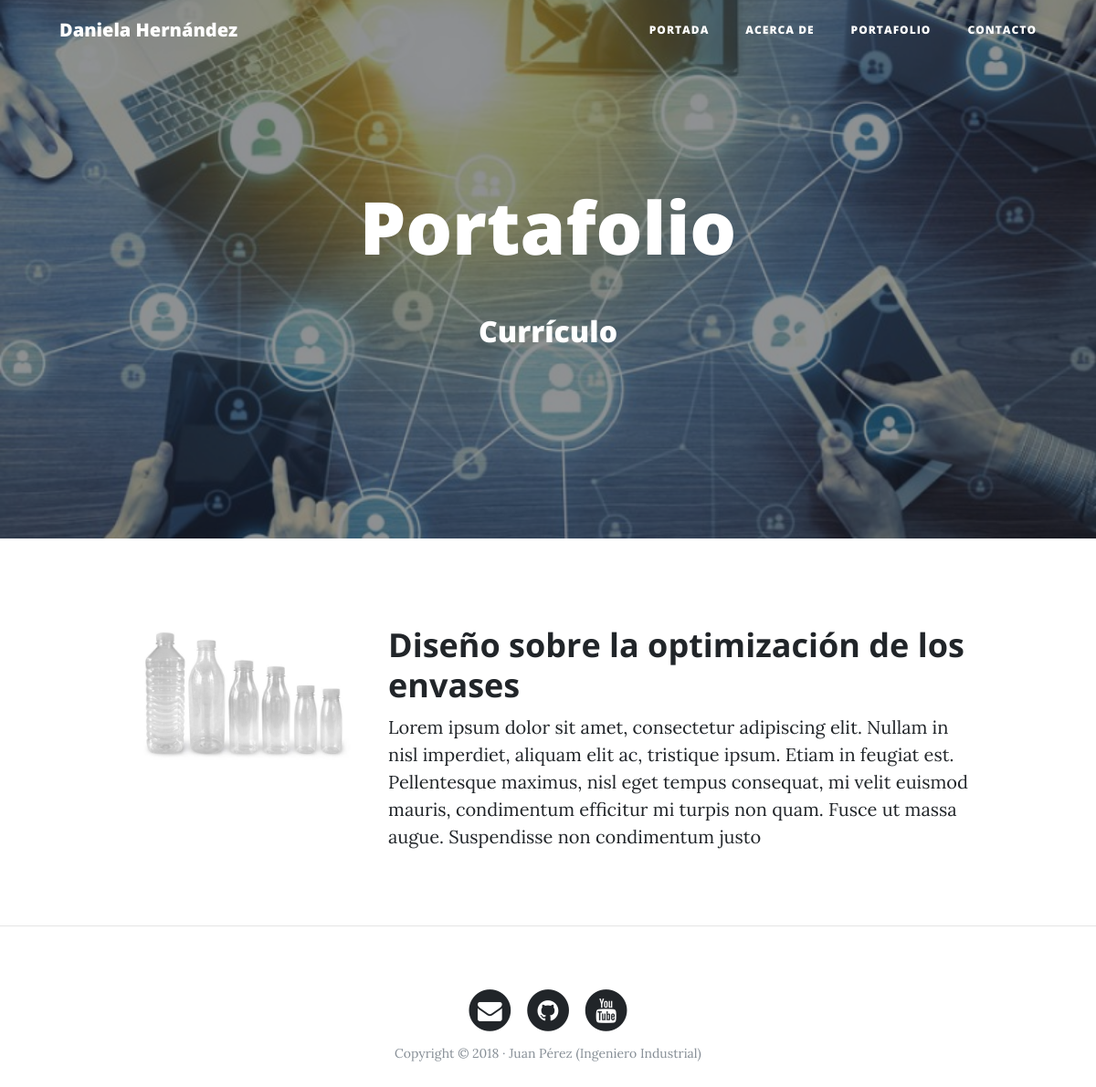
Page /portfolio/ on the earlier database version.
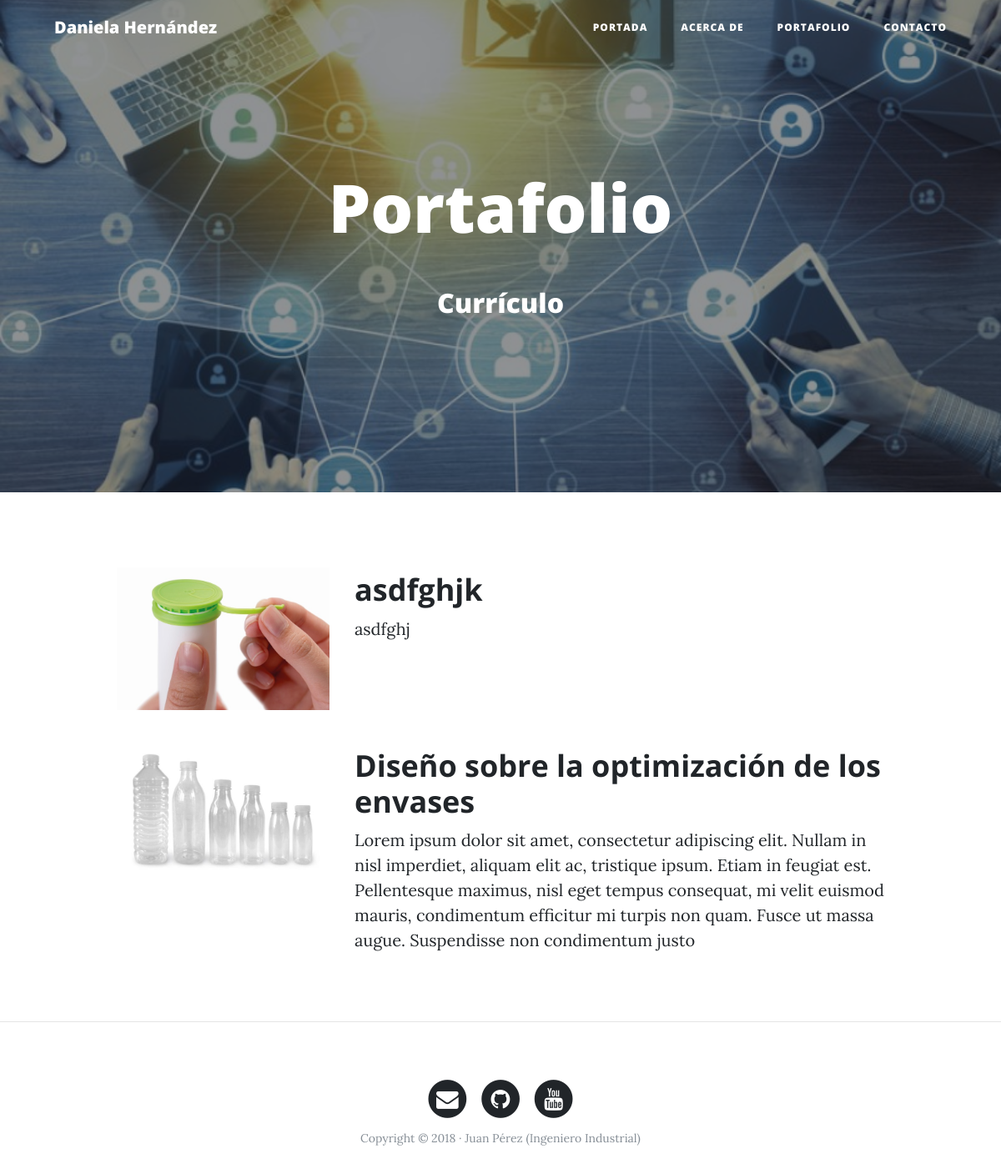
Same page on the later database version.
### portfolio/models.py (models this page shows, shortened)
class Project(models.Model):
    title = models.CharField(max_length=200, verbose_name="Título")
    description = models.TextField(verbose_name="Descripción")
    image = models.ImageField(verbose_name="Imagen", upload_to="projects")
    link = models.URLField(verbose_name="Dirección web", null=True, blank=True)
    created = models.DateTimeField(auto_now_add=True, verbose_name="Fecha de Creación")
    updated = models.DateTimeField(auto_now=True, verbose_name="Fecha de Edición")
    class Meta:
        verbose_name = "proyecto"
        verbose_name_plural= "proyectos"
        ordering = ["-created"]

### portfolio/views.py (the view)
# urls.py: path('portfolio/', portfolio_views.portfolio, name="portfolio"),
def portfolio(request):
    projects= Project.objects.all()
    return render(request, "portfolio/portfolio.html", {'projects':projects})

### portfolio/templates/portfolio/portfolio.html (shortened to what this page needs)
{% extends 'core/base.html' %}
{% block background %}{% load static %}{% static 'core/img/portfolio-bg.jpg' %}{% endblock %}
{% block headers %}
<h1>Portafolio</h1><br>
<span class="subheading"><h2>Currículo</h2></span>
{% endblock %}
{% block content %}
    {% for project in projects %}
        <div class="row project">
            <div class="col-lg-3 col-md-4 offset-lg-1">
                <img class="img-fluid" src="{{project.image.url}}" alt="">
            </div>
            <div class="col-lg-7 col-md-8">
            <h2 class="section-heading title">{{project.title}}</h2>
                <p>{{project.description}}</p>
            </div>
        </div>
    {% endfor %}
{% endblock %}

Differences in the rows shown:
added Project: image (picture), title "asdfghjk", description "asdfghj"
